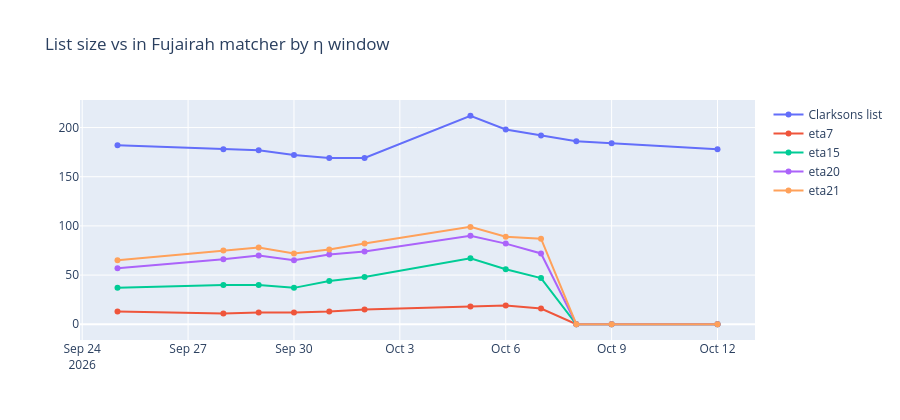

Write notebook code for a chart like this one.
### Markdown cell above
## D. Broker open vs Kpler Fujairah reachability

### Code cell
latest = enriched["as_of"].max()
snap = enriched.loc[(enriched["as_of"] == latest) & (~enriched["is_tbn"])].copy()

cov = pd.Series({
    "n_list": len(snap),
    "kpler_name_matched": int(snap["kpler_name_matched"].sum()),
    "in_fuj_eta7": int(snap["kpler_in_fuj_eta7"].sum()) if "kpler_in_fuj_eta7" in snap else 0,
    "in_fuj_eta15": int(snap["kpler_in_fuj_eta15"].sum()) if "kpler_in_fuj_eta15" in snap else 0,
    "in_fuj_eta21": int(snap["kpler_in_fuj_eta21"].sum()) if "kpler_in_fuj_eta21" in snap else 0,
    "can_make_broker_open": int((snap["kpler_can_make_broker_open"] == True).sum()),
    "cannot_make": int((snap["kpler_can_make_broker_open"] == False).sum()),
    "with_fixture_near": int((snap["kpler_n_fixtures_near"] > 0).sum()),
})
display(Markdown(f"### Latest `{latest.date()}`"))
display(cov.to_frame("count"))

# Overlap by eta window across as_of
eta_cols = [c for c in enriched.columns if c.startswith("kpler_in_fuj_eta")]
ov = (
    non.groupby(non["as_of"].dt.normalize())[eta_cols]
    .sum()
    .rename_axis("Date")
    .reset_index()
)
fig_o = go.Figure()
fig_o.add_trace(go.Scatter(x=sizes["Date"], y=sizes["n_vessels"], name="Clarksons list", mode="lines+markers"))
for c in eta_cols:
    fig_o.add_trace(go.Scatter(x=ov["Date"], y=ov[c], name=c.replace("kpler_in_fuj_", ""), mode="lines+markers"))
fig_o.update_layout(title="List size vs in Fujairah matcher by η window", height=420)
fig_o.show()

# Slack histogram on latest
slack = snap.loc[snap["kpler_vs_broker_eta_slack_days"].notna(), "kpler_vs_broker_eta_slack_days"]
if len(slack):
    fig_s = go.Figure(go.Histogram(x=slack, nbinsx=20, name="slack days"))
    fig_s.update_layout(
        title="Broker days-to-open − Kpler min η (latest; >0 = broker looser)",
        height=360,
    )
    fig_s.show()

show_cols = [
    "vessel", "open_date", "eta", "broker_days_to_open", "position", "comments",
    "kpler_min_eta_window", "kpler_can_make_broker_open", "kpler_vs_broker_eta_slack_days",
    "kpler_in_fuj_eta7", "kpler_in_fuj_eta15", "kpler_in_fuj_eta21",
    "kpler_imo", "kpler_next_dest", "kpler_next_eta",
]
show_cols = [c for c in show_cols if c in snap.columns]
display(Markdown("### Cannot make broker open (Kpler Fujairah)"))
display(snap.loc[snap["kpler_can_make_broker_open"] == False, show_cols].head(30))
display(Markdown("### Unmatched names"))
display(snap.loc[~snap["kpler_name_matched"], ["vessel", "dwt", "position", "open_date", "comments"]].head(20))

### Figure 1 — Plotly figure (JSON) as saved in the notebook; plotly's stock layout.template omitted (floating-point values rounded to 4 significant figures)
{"data": [{"mode": "lines+markers", "name": "Clarksons list", "type": "scatter", "x": ["2026-09-25T00:00:00", "2026-09-28T00:00:00", "2026-09-29T00:00:00", "2026-09-30T00:00:00", "2026-10-01T00:00:00", "2026-10-02T00:00:00", "2026-10-05T00:00:00", "2026-10-06T00:00:00", "2026-10-07T00:00:00", "2026-10-08T00:00:00", "2026-10-09T00:00:00", "2026-10-12T00:00:00"], "y": [182, 178, 177, 172, 169, 169, 212, 198, 192, 186, 184, 178]}, {"mode": "lines+markers", "name": "eta7", "type": "scatter", "x": ["2026-09-25T00:00:00", "2026-09-28T00:00:00", "2026-09-29T00:00:00", "2026-09-30T00:00:00", "2026-10-01T00:00:00", "2026-10-02T00:00:00", "2026-10-05T00:00:00", "2026-10-06T00:00:00", "2026-10-07T00:00:00", "2026-10-08T00:00:00", "2026-10-09T00:00:00", "2026-10-12T00:00:00"], "y": [13, 11, 12, 12, 13, 15, 18, 19, 16, 0, 0, 0]}, {"mode": "lines+markers", "name": "eta15", "type": "scatter", "x": ["2026-09-25T00:00:00", "2026-09-28T00:00:00", "2026-09-29T00:00:00", "2026-09-30T00:00:00", "2026-10-01T00:00:00", "2026-10-02T00:00:00", "2026-10-05T00:00:00", "2026-10-06T00:00:00", "2026-10-07T00:00:00", "2026-10-08T00:00:00", "2026-10-09T00:00:00", "2026-10-12T00:00:00"], "y": [37, 40, 40, 37, 44, 48, 67, 56, 47, 0, 0, 0]}, {"mode": "lines+markers", "name": "eta20", "type": "scatter", "x": ["2026-09-25T00:00:00", "2026-09-28T00:00:00", "2026-09-29T00:00:00", "2026-09-30T00:00:00", "2026-10-01T00:00:00", "2026-10-02T00:00:00", "2026-10-05T00:00:00", "2026-10-06T00:00:00", "2026-10-07T00:00:00", "2026-10-08T00:00:00", "2026-10-09T00:00:00", "2026-10-12T00:00:00"], "y": [57, 66, 70, 65, 71, 74, 90, 82, 72, 0, 0, 0]}, {"mode": "lines+markers", "name": "eta21", "type": "scatter", "x": ["2026-09-25T00:00:00", "2026-09-28T00:00:00", "2026-09-29T00:00:00", "2026-09-30T00:00:00", "2026-10-01T00:00:00", "2026-10-02T00:00:00", "2026-10-05T00:00:00", "2026-10-06T00:00:00", "2026-10-07T00:00:00", "2026-10-08T00:00:00", "2026-10-09T00:00:00", "2026-10-12T00:00:00"], "y": [65, 75, 78, 72, 76, 82, 99, 89, 87, 0, 0, 0]}], "layout": {"height": 420, "title": {"text": "List size vs in Fujairah matcher by η window"}}}
